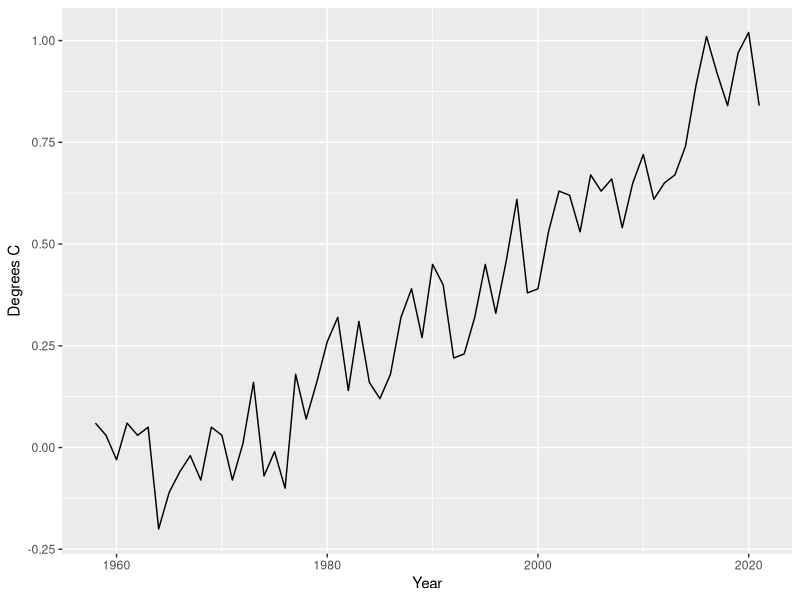

This figure's R source: (Note: this script raises an error after producing the figure.)
## ---- chunk 1
knitr::opts_chunk$set(echo = TRUE)
library(readr)
library(readxl)
library(tidyverse)
## ---- chunk 2
Co2data<- read_xlsx(path = "2022_HiMCM_Data.xlsx", sheet = 1)
Tempdata<- read_xlsx(path = "2022_HiMCM_Data.xlsx", sheet = 2)
## ---- chunk 3

tempplot<- Tempdata|>
  ggplot(mapping = aes(x = Year, y = `Degrees C`)) +
  geom_line()


Co2data|>
  ggplot(aes(x = Year, y = PPM)) +
  geom_line() +autolayer(tempplot)

